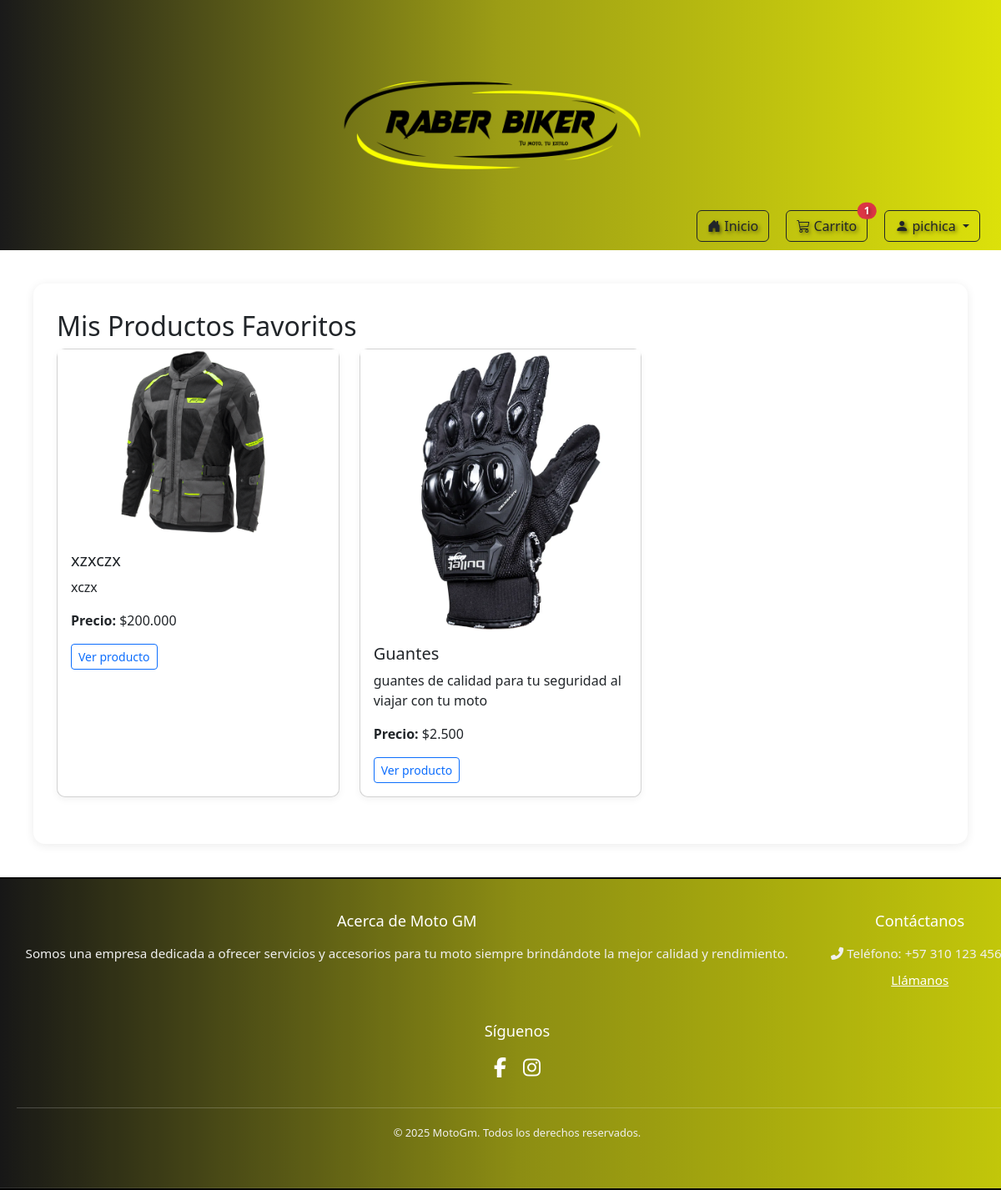
The page /productos/favoritos/ (signed in) on the database its author committed.
### productos/models.py (models this page shows, shortened)
class Favorito(models.Model):
    usuario = models.ForeignKey(User, on_delete=models.CASCADE, related_name='favoritos')
    producto = models.ForeignKey(Producto, on_delete=models.CASCADE, related_name='favoritos')
    fecha_agregado = models.DateTimeField(auto_now_add=True)
    class Meta:
        unique_together = ('usuario', 'producto')
        verbose_name = 'Favorito'
        verbose_name_plural = 'Favoritos'

class Producto(models.Model):
    nombre = models.CharField(max_length=200)
    descripcion = models.TextField()
    precio = models.DecimalField(max_digits=12, decimal_places=0, verbose_name="Precio (COP)")
    imagen = models.ImageField(upload_to='productos/', null=True, blank=True) # Las imágenes se guardarán en media/productos/
    stock = models.IntegerField(default=0)
    disponible = models.BooleanField(default=True)
    fecha_creacion = models.DateTimeField(auto_now_add=True)
    ultima_actualizacion = models.DateTimeField(auto_now=True)
    categoria = models.ForeignKey(Categoria, on_delete=models.SET_NULL, null=True, blank=True, related_name='productos')
    class Meta:
        ordering = ['nombre'] # Ordena los productos por nombre por defecto

### productos/views.py (the view)
# urls.py: path('favoritos/', views.favoritos, name='favoritos'),
@login_required
def favoritos(request):
    favoritos = Favorito.objects.filter(usuario=request.user).select_related('producto')
    return render(request, 'productos/favoritos.html', {'favoritos': favoritos})

### productos/context_processors.py (called while the page is built)
def cart_item_count(request):
    cart_count = 0
    if request.user.is_authenticated:
        cart_count = CarritoItem.objects.filter(usuario=request.user).count() # o .aggregate(Sum('cantidad'))['cantidad__sum'] si quieres sumar las cantidades
    return {'cart_count': cart_count}

### productos/templates/productos/favoritos.html (shortened to what this page needs)
{% extends 'core/base.html' %}
{% load static %}
{% block content %}
<div class="main-content">
    <div class="favoritos-container" style="background:#fff; max-width:1200px; margin:40px auto 0 auto; padding:32px 28px; border-radius:14px; box-shadow:0 2px 12px rgba(0,0,0,0.08);">
        <h2 style="margin-top:0;">Mis Productos Favoritos</h2>
        {% if favoritos %}
            <div class="row">
                {% for fav in favoritos %}
                    <div class="col-md-4 col-sm-6 mb-4">
                        <div class="card h-100">
                            <a href="{% url 'productos:detalle_producto' fav.producto.pk %}">
                                {% if fav.producto.imagen %}
                                    <img src="{{ fav.producto.imagen.url }}" class="card-img-top" alt="{{ fav.producto.nombre }}">
                                {% else %}
                                    <img src="https://via.placeholder.com/400x300?text=Sin+Imagen" class="card-img-top" alt="Sin imagen">
                                {% endif %}
                            </a>
                            <div class="card-body">
                                <h5 class="card-title">{{ fav.producto.nombre }}</h5>
                                <p class="card-text">{{ fav.producto.descripcion|truncatechars:80 }}</p>
                                <p class="card-text"><strong>Precio:</strong> ${{ fav.producto.precio }}</p>
                                <a href="{% url 'productos:detalle_producto' fav.producto.pk %}" class="btn btn-outline-primary btn-sm">Ver producto</a>
                            </div>
                        </div>
                    </div>
                {% endfor %}
            </div>
        {% else %}
            <p>No tienes productos favoritos aún.</p>
        {% endif %}
    </div>
</div>
{% endblock content %}

### core/templates/core/base.html (shortened to what this page needs)
{% load static %}
<!DOCTYPE html>
<html lang="es">
<head>
    <link rel="stylesheet" href="https://cdnjs.cloudflare.com/ajax/libs/font-awesome/6.5.2/css/all.min.css" />
    <link href="https://cdn.jsdelivr.net/npm/bootstrap@5.3.7/dist/css/bootstrap.min.css" rel="stylesheet">
    <link rel="stylesheet" href="{% static 'core/stylecore.css' %}">
    <link rel="stylesheet" href="https://cdn.jsdelivr.net/npm/bootstrap-icons@1.13.1/font/bootstrap-icons.min.css">
</head>
<body>
    <div class="container1">
        <div class="top-banner">
            <div class="banner-content">
                <div class="banner-logo">
                    <a href="{% url 'landing_page' %}">
                        <img src="{% static 'core/img/logoaprove.png' %}" alt="Logo MotoGM">
                    </a>
                </div>
            </div>
        </div>
        <div class="banner-buttons">
            <a href="{% url 'landing_page' %}" class="btn btn-outline-dark">
                <i class="bi bi-house-door-fill"></i> Inicio
            </a>
            <a href="{% url 'productos:view_cart' %}" class="btn btn-outline-dark position-relative">
                <i class="bi bi-cart3"></i> Carrito
                <span id="cart-count-badge" class="position-absolute top-0 start-100 translate-middle badge rounded-pill bg-danger d-none">
                </span>
            </a>
            {% if user.is_authenticated %}
                <div class="dropdown">
                    <a class="btn btn-outline-dark dropdown-toggle" href="#" id="userDropdown" data-bs-toggle="dropdown" aria-expanded="false">
                        <i class="bi bi-person-fill"></i> {{ user.username }}
                    </a>
                </div>
            {% endif %}
        </div>
    </div>
    <div class="main-content">
        {% block content %}{% endblock content %}
    </div>
    <footer class="main-footer">
        <div class="footer-content">
            <div class="footer-description">
                <h3>Acerca de Moto GM</h3>
                <p>Somos una empresa dedicada a ofrecer servicios y accesorios para tu moto siempre brindándote la mejor calidad y rendimiento.</p>
            </div>
            <div class="footer-contact">
                <h3>Contáctanos</h3>
                <p><i class="fas fa-phone-alt"></i> Teléfono: +57 310 123 4567</p>
                <p><a href="tel:+573101234567" class="phone-link">Llámanos</a></p>
            </div>
            <div class="footer-social">
                <h3>Síguenos</h3>
                <div class="social-icons">
                    <a href="https://facebook.com/tu_emprendimiento" target="_blank" aria-label="Facebook"><i class="fab fa-facebook-f"></i></a>
                    <a href="https://instagram.com/tu_emprendimiento" target="_blank" aria-label="Instagram"><i class="fab fa-instagram"></i></a>
                </div>
            </div>
        </div>
        <div class="footer-bottom">
            <p>&copy; 2025 MotoGm. Todos los derechos reservados.</p>
        </div>
    </footer>
</body>
</html>

### core/static/core/stylecore.css (style rules this page uses)
.main-content { display: flex; flex-direction: column; justify-content: center; align-items: center; min-height: calc(100vh - 300px - 200px); padding: 20px; }
.top-banner { padding: 10px 20px; color: white; }
.banner-content { display: flex; align-items: center; justify-content: flex-start; }
.banner-logo { margin: 0 20px 0 0; }
.banner-logo img { height: 250px; max-width: 100%; object-fit: contain; }
.container1 { background: linear-gradient(to right, #1a1a1a, #9c9d15, #dce10a); background-size: cover; background-position: center; background-repeat: no-repeat; height: 300px; display: flex; flex-direction: column; justify-content: center; align-items: center; color: white; text-shadow: 2px 2px 4px rgba(0, 0, 0, 0.5); padding: 20px; }
.container1 .btn { margin: 10px 5px; }
.banner-buttons { position: absolute; bottom: 0px; right: 20px; display: flex; gap: 10px; }
.container1 { position: relative; }
.main-content { padding-top: 0px; padding-bottom: 20px; }
.card { border-radius: 10px; box-shadow: 0 3px 8px rgba(0,0,0,0.05); }
.main-footer { background: linear-gradient(to right, #1a1a1a, #9c9d15, #dce10a); border-top: 2px solid #000; border-bottom: 2px solid #000; padding: 40px 20px; font-size: 0.95em; color: white; position: relative; background-size: cover; background-repeat: no-repeat; background-position: left; width: 100%; margin: 0; left: 0; box-sizing: content-box; }
.main-footer::before { content: ""; position: absolute; top: 0; left: 0; width: 100%; height: 100%; background: rgba(0, 0, 0, 0.1); z-index: 0; pointer-events: none; }
.main-footer > * { position: relative; z-index: 1; }
.footer-content { display: flex; flex-wrap: wrap; justify-content: space-around; max-width: 1200px; margin: 0 auto; gap: 30px; text-align: left; }
.main-footer h3 { color: white; margin-bottom: 15px; font-size: 1.2em; text-align: center; }
.footer-description p, .footer-contact p { color: #f0f0f0; margin-bottom: 8px; line-height: 1.6; text-align: center; }
.footer-contact .phone-link { color: white; text-decoration: underline; transition: color 0.3s ease; }
.social-icons { display: flex; justify-content: center; margin-top: 15px; }
.social-icons a { color: white; font-size: 24px; margin: 0 10px; transition: color 0.3s ease; }
.footer-bottom { text-align: center; margin-top: 30px; padding-top: 20px; border-top: 1px solid rgba(255, 255, 255, 0.2); font-size: 0.85em; color: #f0f0f0; }

### core/templates/core/base.html (style rules this page uses)
html, body { overflow-x: hidden; scrollbar-width: thin; scrollbar-color: #bdbdbd #f5f5f5; }

### rows shown on the page
Favorito: producto.imagen (picture), producto.nombre "xzxczx", producto.descripcion "xczx", producto.precio "200.000"
Favorito: producto.imagen (picture), producto.nombre "Guantes", producto.descripcion "guantes de calidad para tu seguridad al viajar con tu moto", producto.precio "2.500"

### other values the page prints
{{ user.username }} "pichica"
